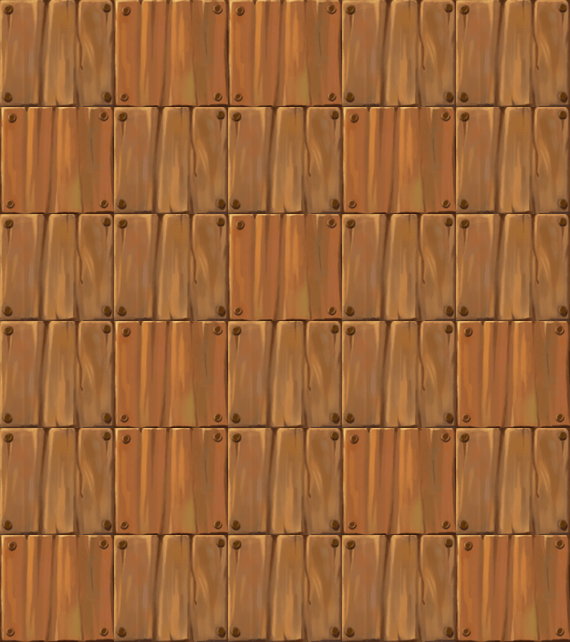

A 2D game scene composited from a Tiled map and its tileset images. What follows is a short description and the map's XML, with each tile layer's data collapsed to a summary:
An orthogonal 5x6 tile map with 114x107 px tiles, 1 tile layer (块层 1).

<map version="1.0" orientation="orthogonal" width="5" height="6" tilewidth="114" tileheight="107">
 <tileset firstgid="1" name="map003" tilewidth="114" tileheight="107">
  <image source="map008.png" width="228" height="107" />
 </tileset>
 <layer name="块层 1" width="5" height="6">
  <data>[30 cells, 30 non-empty, 2 distinct tile ids]</data>
 </layer>
</map>
